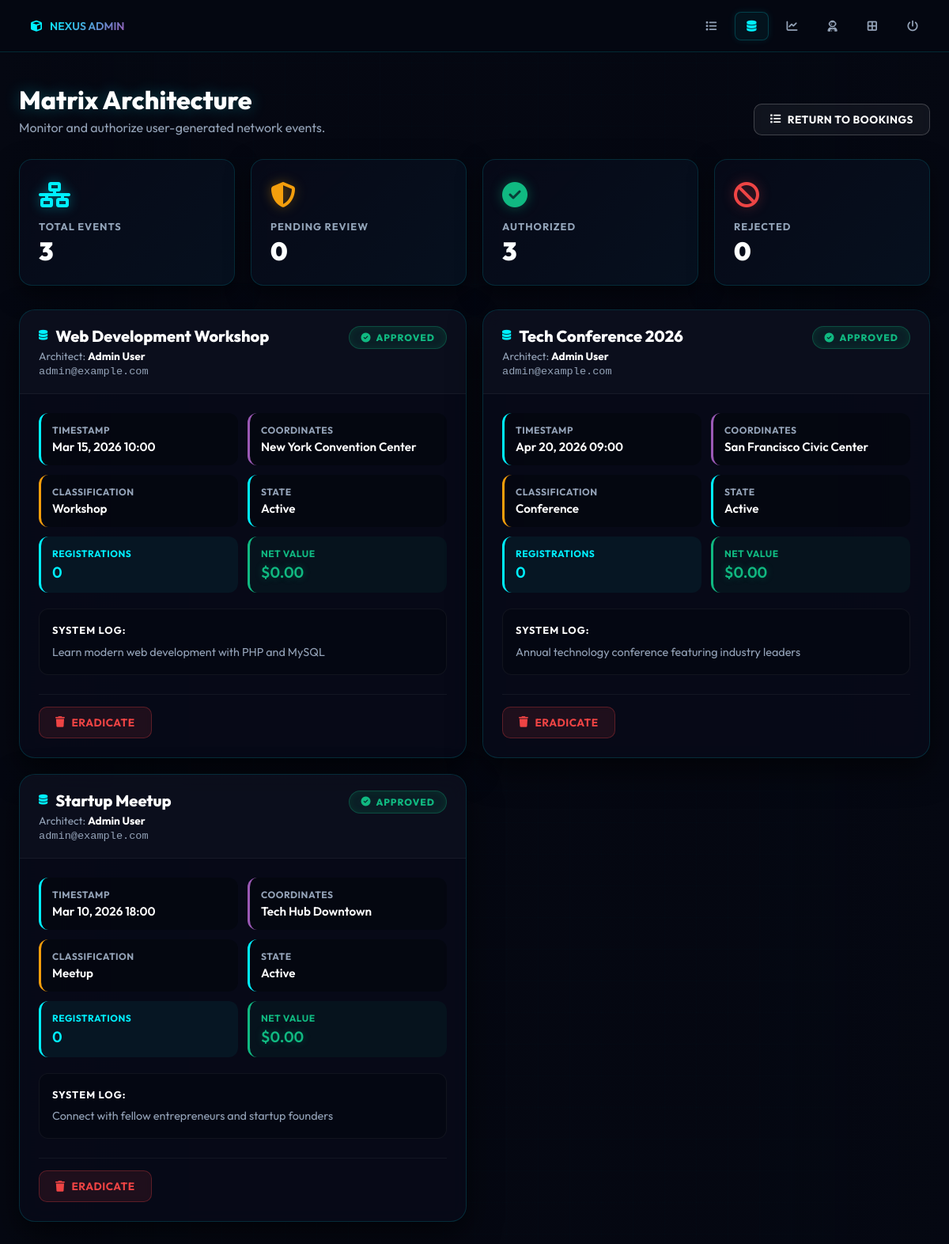
Page /admin-events.php (signed in) on the committed database.
### tables this page shows
CREATE TABLE IF NOT EXISTS events (
    id INT PRIMARY KEY AUTO_INCREMENT,
    title VARCHAR(255) NOT NULL,
    description LONGTEXT NOT NULL,
    event_date DATETIME NOT NULL,
    location VARCHAR(255) NOT NULL,
    category VARCHAR(100),
    image VARCHAR(500),
    tier ENUM('Ordinary', 'Premium') DEFAULT 'Ordinary',
    agenda LONGTEXT,
    requirements LONGTEXT,
    price DECIMAL(10,2) DEFAULT 0.00,
    created_by INT NOT NULL,
    active TINYINT(1) DEFAULT 1,
    status VARCHAR(50) DEFAULT 'pending',
    created_at TIMESTAMP DEFAULT CURRENT_TIMESTAMP,
    updated_at TIMESTAMP DEFAULT CURRENT_TIMESTAMP ON UPDATE CURRENT_TIMESTAMP,
    FOREIGN KEY (created_by) REFERENCES users(id) ON DELETE CASCADE
);

CREATE TABLE IF NOT EXISTS users (
    id INT PRIMARY KEY AUTO_INCREMENT,
    name VARCHAR(255) NOT NULL,
    email VARCHAR(255) UNIQUE NOT NULL,
    phone VARCHAR(20),
    password VARCHAR(255) NOT NULL,
    created_at TIMESTAMP DEFAULT CURRENT_TIMESTAMP,
    updated_at TIMESTAMP DEFAULT CURRENT_TIMESTAMP ON UPDATE CURRENT_TIMESTAMP
);

### admin-events.php (the view, shortened to what this page needs)
<?php
require 'config.php';
$query = "SELECT e.*, u.name as creator_name, u.email as creator_email,
          (SELECT COUNT(*) FROM registrations r WHERE r.event_id = e.id) as reg_count
          FROM events e
          JOIN users u ON e.created_by = u.id
          ORDER BY e.created_at DESC";
$result = $connection->query($query);
$events = $result->fetch_all(MYSQLI_ASSOC);
?>
<!DOCTYPE html>
<html lang="en">
<head>
    <link rel="stylesheet" href="https://cdnjs.cloudflare.com/ajax/libs/font-awesome/6.5.0/css/all.min.css">
</head>
<body>
    <header class="admin-header">
        <div class="admin-nav">
            <a href="admin-dashboard.php" class="admin-logo"><i class="fas fa-cube" style="color:#00f0ff;"></i> <span>NEXUS ADMIN</span></a>
            <div class="admin-nav-links">
                <a href="admin-dashboard.php" title="Bookings"><i class="fas fa-list"></i></a>
                <a href="admin-events.php" class="active" title="Events"><i class="fas fa-database"></i></a>
                <a href="admin-analytics.php" title="Analytics"><i class="fas fa-chart-line"></i></a>
                <a href="customers.php" title="Customers"><i class="fas fa-user-astronaut"></i></a>
                <a href="event-calendar.php" title="Matrix"><i class="fas fa-border-all"></i></a>
                <a href="logout.php" title="Disconnect"><i class="fas fa-power-off"></i></a>
            </div>
        </div>
    </header>
    <div class="container">
        <div class="page-header">
            <div class="page-title">
                <h1>Matrix Architecture</h1>
                <p>Monitor and authorize user-generated network events.</p>
            </div>
            <a href="admin-dashboard.php" class="btn-glass"><i class="fas fa-list"></i> Return to Bookings</a>
        </div>
        <div class="stats-row">
            <div class="stat-card">
                <div class="stat-icon"><i class="fas fa-network-wired"></i></div>
                <div class="stat-label">Total Events</div>
                <div class="stat-value"><?php echo count($events); ?></div>
            </div>
            <div class="stat-card orange">
                <div class="stat-icon"><i class="fas fa-shield-alt"></i></div>
                <div class="stat-label">Pending Review</div>
                <div class="stat-value"><?php echo count(array_filter($events, fn($e) => $e['status'] === 'pending')); ?></div>
            </div>
            <div class="stat-card green">
                <div class="stat-icon"><i class="fas fa-check-circle"></i></div>
                <div class="stat-label">Authorized</div>
                <div class="stat-value"><?php echo count(array_filter($events, fn($e) => $e['status'] === 'approved')); ?></div>
            </div>
            <div class="stat-card red">
                <div class="stat-icon"><i class="fas fa-ban"></i></div>
                <div class="stat-label">Rejected</div>
                <div class="stat-value"><?php echo count(array_filter($events, fn($e) => $e['status'] === 'rejected')); ?></div>
            </div>
        </div>
        <?php if (count($events) > 0): ?>
            <div class="events-wrapper">
                <?php foreach ($events as $event): ?>
                    <?php
                        $reg_count = isset($event['reg_count']) ? intval($event['reg_count']) : 0;
                        $price = isset($event['price']) ? floatval($event['price']) : 0;
                        $total_earnings = $reg_count * $price;
                    ?>
                    <div class="event-card">
                        <div class="event-header">
                            <div>
                                <div class="event-title"><i class="fas fa-database" style="font-size:0.8rem;color:var(--neon-blue);"></i> <?php echo htmlspecialchars($event['title']); ?></div>
                                <div class="event-creator">
                                    Architect: <strong><?php echo htmlspecialchars($event['creator_name']); ?></strong>
                                    <br><span style="font-family:monospace;"><?php echo htmlspecialchars($event['creator_email']); ?></span>
                                </div>
                            </div>
                            <span class="status-badge status-<?php echo $event['status']; ?>">
                                <?php
                                    if(strtolower($event['status']) == 'approved') echo '<i class="fas fa-check-circle"></i> ';
                                    echo htmlspecialchars($event['status']);
                                ?>
                            </span>
                        </div>
                        <div class="event-body">
                            <div class="event-info-grid">
                                <div class="event-info-item">
                                    <div class="event-info-label">Timestamp</div>
                                    <div class="event-info-value"><?php echo date('M d, Y H:i', strtotime($event['event_date'])); ?></div>
                                </div>
                                <div class="event-info-item" style="border-left-color: var(--neon-purple);">
                                    <div class="event-info-label">Coordinates</div>
                                    <div class="event-info-value"><?php echo htmlspecialchars($event['location']); ?></div>
                                </div>
                                <div class="event-info-item" style="border-left-color: var(--neon-gold);">
                                    <div class="event-info-label">Classification</div>
                                    <div class="event-info-value"><?php echo htmlspecialchars($event['category']); ?></div>
                                </div>
                                <div class="event-info-item">
                                    <div class="event-info-label">State</div>
                                    <div class="event-info-value"><?php echo $event['active'] ? 'Active' : 'Dormant'; ?></div>
                                </div>
                                <div class="event-info-item highlight-blue">
                                    <div class="event-info-label" style="color: var(--neon-blue);">Registrations</div>
                                    <div class="event-info-value" style="color: var(--neon-blue); font-size: 1.2rem;"><?php echo $reg_count; ?></div>
                                </div>
                                <div class="event-info-item highlight-green">
                                    <div class="event-info-label" style="color: var(--neon-green);">Net Value</div>
                                    <div class="event-info-value" style="color: var(--neon-green); font-size: 1.2rem; text-shadow: 0 0 10px rgba(16,185,129,0.3);">
                                        $<?php echo number_format($total_earnings, 2); ?>
                                    </div>
                                </div>
                            </div>
                            <div class="event-description">
                                <strong>System Log:</strong>
                                <?php echo htmlspecialchars(substr($event['description'], 0, 300)); ?>
                            </div>
                            <div class="event-actions">
                                <a href="admin-event-update.php?id=<?php echo $event['id']; ?>&action=delete" class="btn-glass btn-delete" onclick="return confirm('Eradicate this event from the mainframe permanently?');"><i class="fas fa-trash"></i> Eradicate</a>
                            </div>
                        </div>
                    </div>
                <?php endforeach; ?>
            </div>
        <?php endif; ?>
    </div>
</body>
</html>

### rows in the picture
events: title "Web Development Workshop", created_by.name "Admin User", created_by.email "admin@example.com", status "APPROVED", event_date "Mar 15, 2026 10:00", location "New York Convention Center", category "Workshop", active "Active", reg_count "0", total_earnings "0.00", description "Learn modern web development with PHP and MySQL"
events: title "Tech Conference 2026", created_by.name "Admin User", created_by.email "admin@example.com", status "APPROVED", event_date "Apr 20, 2026 09:00", location "San Francisco Civic Center", category "Conference", active "Active", reg_count "0", total_earnings "0.00", description "Annual technology conference featuring industry leaders"
events: title "Startup Meetup", created_by.name "Admin User", created_by.email "admin@example.com", status "APPROVED", event_date "Mar 10, 2026 18:00", location "Tech Hub Downtown", category "Meetup", active "Active", reg_count "0", price "0.00", description "Connect with fellow entrepreneurs and startup founders"

### other values in the picture
count($events) "3"
count(array_filter($events, fn($e) => $e['status'] === 'pending')) "0"
count(array_filter($events, fn($e) => $e['status'] === 'approved')) "3"
count(array_filter($events, fn($e) => $e['status'] === 'rejected')) "0"
